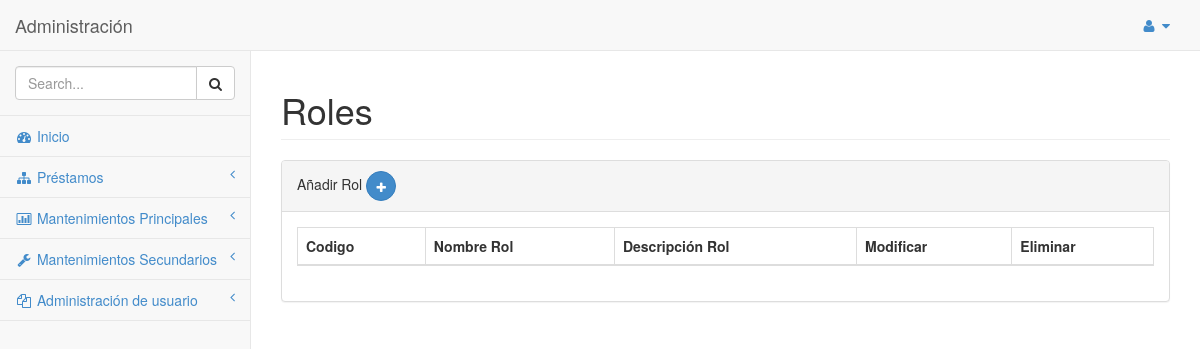
Page /SYSTEM/library_system/mantenimientos/secundarios/roles.php on the earlier database version.
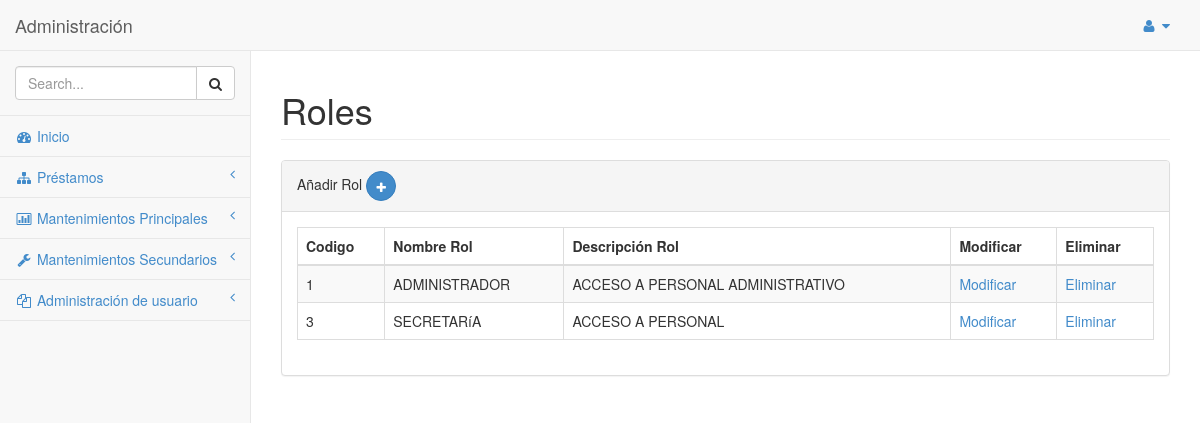
Same page on the later database version.
### tables this page shows
CREATE TABLE `rol` (
  `ID_ROL` int(11) NOT NULL,
  `NOMBRE_ROL` varchar(20) DEFAULT NULL,
  `DESCRIPCION_ROL` varchar(100) DEFAULT NULL,
  `NIVEL_ACCESSO` int(3) DEFAULT NULL COMMENT 'Los niveles de acceso serán 3:\r\n1: Publicador de contenido\r\n2: Administrador\r\n3: SuperUsuario'
);

### SYSTEM/library_system/clases/conexion/clDML.php (called while the page is built, shortened)
<?php
class clDML
{
    public function conectar($hostname, $username,$password, $database){
        $mysqli = new mysqli($hostname, $username,$password, $database);
        if ($mysqli -> connect_errno) {
        die( "Fallo la conexión a MySQL: (" . $mysqli -> mysqli_connect_errno()
        . ") " . $mysqli -> mysqli_connect_error());
        return $mysqli;
        }
        else{
            return $mysqli;
        }
    }
    public function get_list($query)
    {
        $connection = $this->conectar(DB_HOST,DB_USER,DB_PASS,DB_NAME,DB_CHARSET);
        $result = $connection->query($query);
        if($result){
            $users = $result->fetch_all(MYSQLI_ASSOC);
        }else{
            $users = [];
        }
        return $users;
    }
}
?>

### SYSTEM/library_system/clases/conexion/mto_rol.php (called while the page is built, shortened)
<?php
require_once "clDML.php";
class mto_rol extends clDML
{
    public function get_rol()
    {
        $query = "SELECT r.ID_ROL,r.NOMBRE_ROL,r.DESCRIPCION_ROL, n.nombre_nivel " .
                " FROM ROL r INNER JOIN nivel_acceso n ON n.id_nivel_acceso = r.NIVEL_ACCESSO ";
        $conn = new clDML();
        $users = $conn->get_list($query);
        return $users;
    }
}
?>

### SYSTEM/library_system/mantenimientos/secundarios/roles.php (the view, shortened to what the changed rows need)
<?php
require_once "../../clases/conexion/mto_rol.php";
$clMto_Rol = new mto_rol();
?>
<!DOCTYPE html>
<html>
<head>
    <link href="../../css/bootstrap.min.css" rel="stylesheet">
    <link href="../../font-awesome/css/font-awesome.css" rel="stylesheet">
    <link href="../../css/plugins/morris/morris-0.4.3.min.css" rel="stylesheet">
    <link href="../../css/plugins/timeline/timeline.css" rel="stylesheet">
    <link href="../../css/sb-admin.css" rel="stylesheet">
</head>
<body>
    <div id="wrapper">
        <nav class="navbar navbar-default navbar-fixed-top" role="navigation" style="margin-bottom: 0">
            <div class="navbar-header">
                <a class="navbar-brand" href="index.html">Administración</a>
            </div>
        </nav>
        <div id="page-wrapper">
            <div class="row">
                <div class="col-lg-12">
                    <h1 class="page-header">Roles</h1>
                </div>
            </div>
            <div class="row">
                <div class="col-lg-12">
                    <div class="panel panel-default">
                        <div class="panel-body">
                            <div class="table-responsive">
                                <table class="table table-striped table-bordered table-hover" id="dataTables-example">
                                     <thead>
                                        <tr>
                                            <th>Codigo</th>
                                            <th>Nombre Rol</th>
                                            <th>Descripción Rol</th>
                                            <th>Modificar</th>
                                            <th>Eliminar</th>
                                        </tr>
                                    </thead>
                                     <?php
                                        $a_users = $clMto_Rol->get_rol();
                                        foreach ($a_users as $row): ?>
                                            <tr>
                                                <td><?php echo $row['ID_ROL']; ?></td>
                                                <td><?php echo $row['NOMBRE_ROL']; ?></td>
                                                <td><?php echo $row['DESCRIPCION_ROL']; ?></td>
                                                <td><a href="roles_usuario.php?codigo=<?php echo $row['ID_ROL']; ?>">Modificar</a></td>
                                                <td><a href="roles.php?codigo=<?php echo $row['ID_ROL']; ?>">Eliminar</a></td>
                                            </tr>
                                    <?php endforeach ?>
                                </table>
                            </div>
                        </div>
                    </div>
                </div>
            </div>
        </div>
    </div>
</body>
</html>

Differences in the rows shown:
now on this page (row edited): rol: ID_ROL "1", NOMBRE_ROL "ADMINISTRADOR", DESCRIPCION_ROL "ACCESO A PERSONAL ADMINISTRATIVO"
now on this page (row edited): rol: ID_ROL "3", NOMBRE_ROL "SECRETARíA", DESCRIPCION_ROL "ACCESO A PERSONAL"
